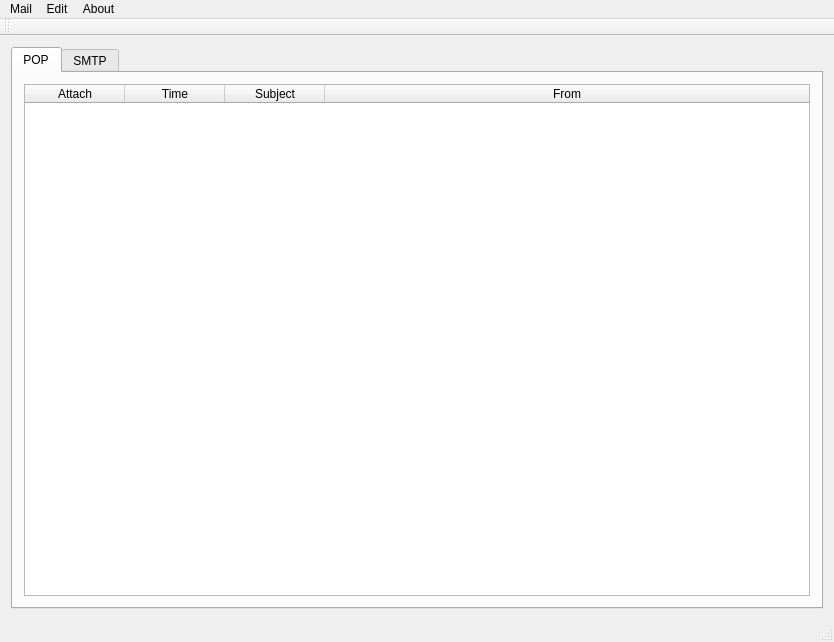
<?xml version="1.0" encoding="UTF-8"?>
<ui version="4.0">
 <class>MainWindow</class>
 <widget class="QMainWindow" name="MainWindow">
  <property name="geometry">
   <rect>
    <x>0</x>
    <y>0</y>
    <width>834</width>
    <height>642</height>
   </rect>
  </property>
  <property name="windowTitle">
   <string>MainWindow</string>
  </property>
  <widget class="QWidget" name="centralWidget">
   <layout class="QGridLayout" name="gridLayout">
    <item row="0" column="0">
     <widget class="QTabWidget" name="tabWidget">
      <property name="currentIndex">
       <number>0</number>
      </property>
      <widget class="QWidget" name="popTab">
       <attribute name="title">
        <string>POP</string>
       </attribute>
       <layout class="QGridLayout" name="gridLayout_3">
        <item row="0" column="0">
         <widget class="QTableWidget" name="popTW">
          <attribute name="horizontalHeaderStretchLastSection">
           <bool>true</bool>
          </attribute>
          <column>
           <property name="text">
            <string>Attach</string>
           </property>
          </column>
          <column>
           <property name="text">
            <string>Time</string>
           </property>
          </column>
          <column>
           <property name="text">
            <string>Subject</string>
           </property>
          </column>
          <column>
           <property name="text">
            <string>From</string>
           </property>
          </column>
         </widget>
        </item>
       </layout>
      </widget>
      <widget class="QWidget" name="smtpTab">
       <attribute name="title">
        <string>SMTP</string>
       </attribute>
       <layout class="QGridLayout" name="gridLayout_2">
        <item row="0" column="0">
         <widget class="QTableWidget" name="smtpTW">
          <attribute name="horizontalHeaderStretchLastSection">
           <bool>true</bool>
          </attribute>
          <column>
           <property name="text">
            <string>Attach</string>
           </property>
          </column>
          <column>
           <property name="text">
            <string>Time</string>
           </property>
          </column>
          <column>
           <property name="text">
            <string>Subject</string>
           </property>
          </column>
          <column>
           <property name="text">
            <string>To</string>
           </property>
          </column>
         </widget>
        </item>
       </layout>
      </widget>
     </widget>
    </item>
   </layout>
  </widget>
  <widget class="QMenuBar" name="menuBar">
   <property name="geometry">
    <rect>
     <x>0</x>
     <y>0</y>
     <width>834</width>
     <height>21</height>
    </rect>
   </property>
   <widget class="QMenu" name="menuMail">
    <property name="title">
     <string>Mail</string>
    </property>
    <addaction name="actionNew_Message"/>
    <addaction name="actionGet_Mail"/>
   </widget>
   <widget class="QMenu" name="menuAbout">
    <property name="title">
     <string>About</string>
    </property>
    <addaction name="actionAbout"/>
    <addaction name="actionExample"/>
   </widget>
   <widget class="QMenu" name="menuEdit">
    <property name="title">
     <string>Edit</string>
    </property>
    <addaction name="actionDelete"/>
   </widget>
   <addaction name="menuMail"/>
   <addaction name="menuEdit"/>
   <addaction name="menuAbout"/>
  </widget>
  <widget class="QToolBar" name="mainToolBar">
   <attribute name="toolBarArea">
    <enum>TopToolBarArea</enum>
   </attribute>
   <attribute name="toolBarBreak">
    <bool>false</bool>
   </attribute>
  </widget>
  <widget class="QStatusBar" name="statusBar"/>
  <action name="actionNew_Message">
   <property name="text">
    <string>New Message</string>
   </property>
  </action>
  <action name="actionGet_Mail">
   <property name="text">
    <string>Get Maiil</string>
   </property>
  </action>
  <action name="actionAbout">
   <property name="text">
    <string>About</string>
   </property>
  </action>
  <action name="actionDelete">
   <property name="text">
    <string>Delete</string>
   </property>
  </action>
  <action name="actionExample">
   <property name="text">
    <string>Example</string>
   </property>
  </action>
 </widget>
 <layoutdefault spacing="6" margin="11"/>
 <resources/>
 <connections/>
</ui>
